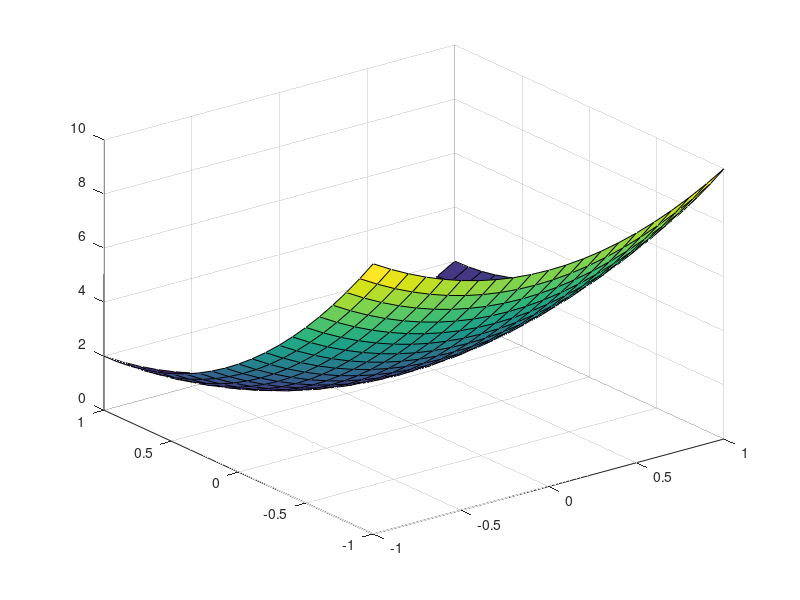

Reproduce this figure in MATLAB.
% Honey Singh
% Question 5
p1 = [1;1];
t1 = 1;
p2 = [1;-1];
t2 = -1;

w1 = [-1:0.1:1];
w2 = [-1:0.1:1];

[w1,w2] =meshgrid(w1,w2);

f = (t1-w1-w2).^2 + (t2-w1+w2).^2
surf(w1,w2,f)